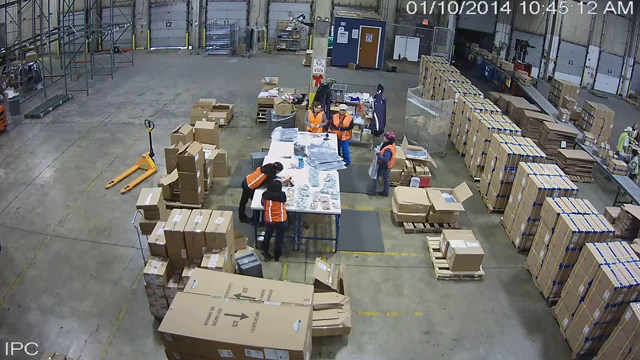
#> input picture frame 10 of ai_module/warehouse_footage.mp4, 640 x 360 px, given in place of warehouse.mp4, which was not available
$ python video_preprocessing.py
#> lines starting #> are read from the running program, lines starting #| are printed output that depends on the picture
import cv2
import time

#standard Configurations
VIDEO_SOURCE = "warehouse.mp4"
TARGET_FPS = 5
FRAME_SIZE = (640, 640)


cap = cv2.VideoCapture(VIDEO_SOURCE)

if not cap.isOpened():
    raise Exception("❌ Unable to open video source")
else:
    print("video accessed successfully")

#logic for fps
original_fps = cap.get(cv2.CAP_PROP_FPS)
frame_skip = int(original_fps / TARGET_FPS)
frame_skip = max(frame_skip, 1)

frame_id = 0
processed_frame_id = 0

while True:
    ret, frame = cap.read()
#> frame is the input picture: shape (360, 640, 3); mean B, G, R 109.6, 112.7, 112.8

    if not ret:
        break

    if frame_id % frame_skip != 0:
        frame_id += 1
        continue
    frame = cv2.resize(frame, FRAME_SIZE)
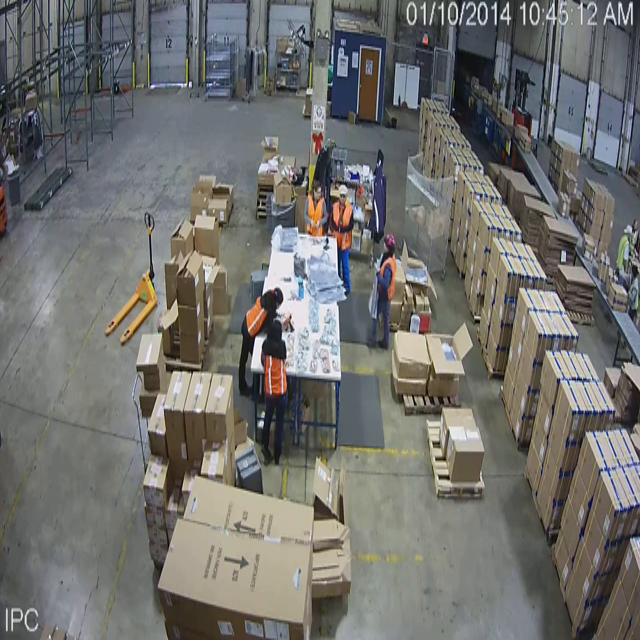
#> frame: shape (640, 640, 3); mean B, G, R 109.5, 112.7, 112.7
    timestamp = cap.get(cv2.CAP_PROP_POS_MSEC) / 1000.0

 # timestamp = time.time()   for rstp
    frame_packet = {
        "frame": frame,
        "timestamp": timestamp,
        "frame_id": processed_frame_id
    }
    cv2.imshow("Processed Frame", frame)

    if cv2.waitKey(1) & 0xFF == ord('q'):
#> (key q is pressed here)
        break
    frame_id += 1
    processed_frame_id += 1


cap.release()
cv2.destroyAllWindows()

$ run again, starting later in the video
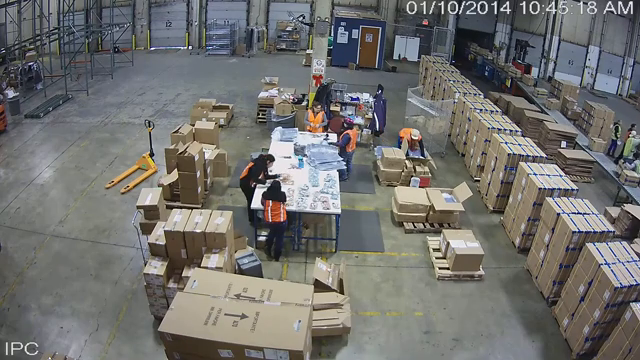
#> input picture frame 45 of ai_module/warehouse_footage.mp4, 640 x 360 px, given in place of warehouse.mp4, which was not available
#> frame is the input picture: shape (360, 640, 3); mean B, G, R 110.3, 112.9, 113.5
#> `frame = cv2.resize(frame, FRAME_SIZE)`:
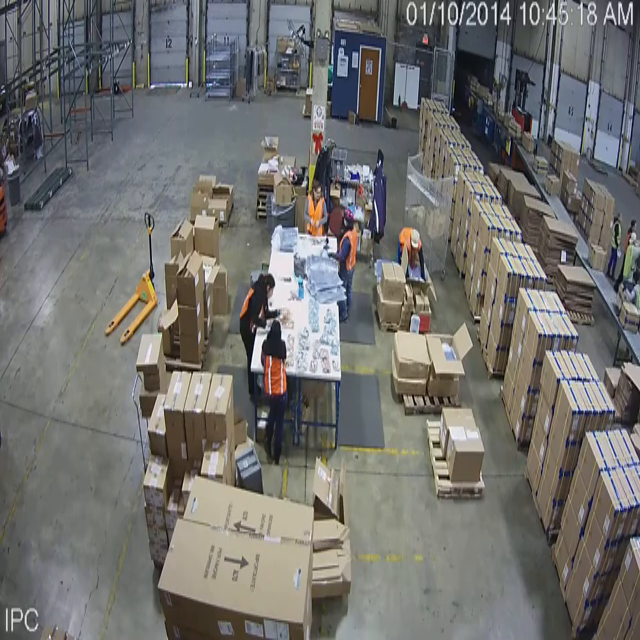
#> frame: shape (640, 640, 3); mean B, G, R 110.2, 112.9, 113.4

$ run again, starting later in the video
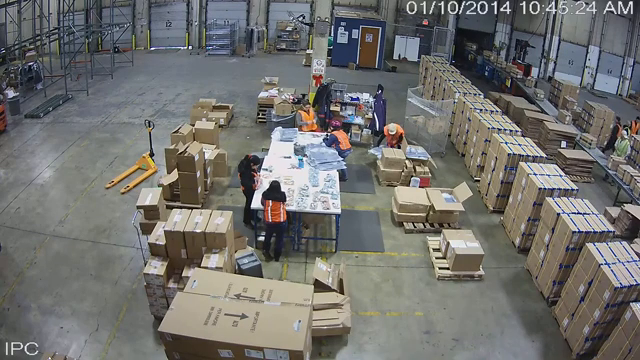
#> input picture frame 81 of ai_module/warehouse_footage.mp4, 640 x 360 px, given in place of warehouse.mp4, which was not available
#> frame is the input picture: shape (360, 640, 3); mean B, G, R 110.2, 113, 113.4
#> `frame = cv2.resize(frame, FRAME_SIZE)`:
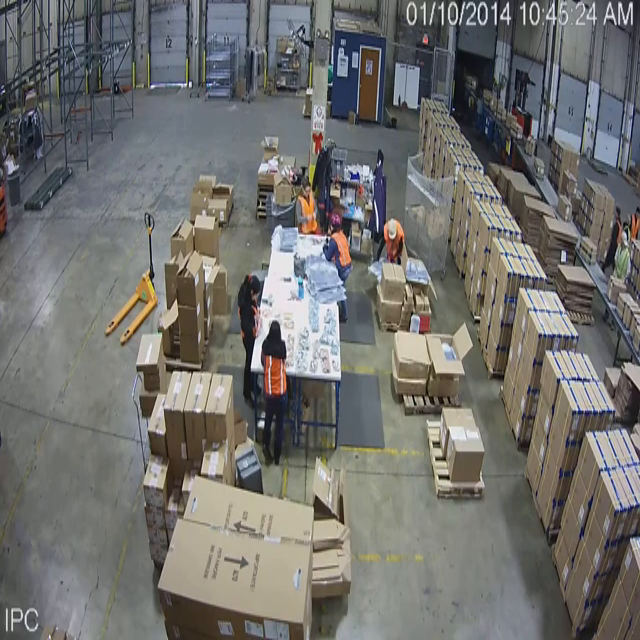
#> frame: shape (640, 640, 3); mean B, G, R 110.1, 112.9, 113.4
